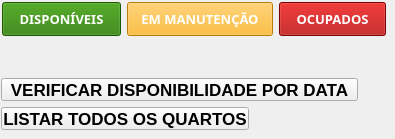
       <widget class="QWidget" name="page_19">
        <widget class="QPushButton" name="btn_verifcacaoqt">
         <property name="geometry">
          <rect>
           <x>1</x>
           <y>78</y>
           <width>357</width>
           <height>23</height>
          </rect>
         </property>
         <property name="font">
          <font>
           <family>MS Shell Dlg 2</family>
           <pointsize>13</pointsize>
           <weight>75</weight>
           <bold>true</bold>
          </font>
         </property>
         <property name="toolTip">
          <string>&lt;html&gt;&lt;head/&gt;&lt;body&gt;&lt;p align=&quot;center&quot;&gt;&lt;br/&gt;&lt;/p&gt;&lt;/body&gt;&lt;/html&gt;</string>
         </property>
         <property name="text">
          <string>VERIFICAR DISPONIBILIDADE POR DATA</string>
         </property>
        </widget>
        <widget class="QPushButton" name="btn_tabelaq">
         <property name="geometry">
          <rect>
           <x>1</x>
           <y>107</y>
           <width>248</width>
           <height>23</height>
          </rect>
         </property>
         <property name="font">
          <font>
           <family>MS Shell Dlg 2</family>
           <pointsize>13</pointsize>
           <weight>75</weight>
           <bold>true</bold>
          </font>
         </property>
         <property name="text">
          <string>LISTAR TODOS OS QUARTOS</string>
         </property>
        </widget>
        <widget class="QPushButton" name="btn_manutencao">
         <property name="geometry">
          <rect>
           <x>127</x>
           <y>2</y>
           <width>146</width>
           <height>34</height>
          </rect>
         </property>
         <property name="sizeIncrement">
          <size>
           <width>116</width>
           <height>91</height>
          </size>
         </property>
         <property name="baseSize">
          <size>
           <width>50</width>
           <height>88</height>
          </size>
         </property>
         <property name="font">
          <font>
           <family>Montserrat ExtraBold</family>
           <pointsize>10</pointsize>
           <weight>75</weight>
           <bold>true</bold>
          </font>
         </property>
         <property name="styleSheet">
          <string notr="true">
background-color: rgb(255, 174, 11);
color: rgb(255, 255, 255);</string>
         </property>
         <property name="text">
          <string>EM MANUTENÇÃO</string>
         </property>
         <property name="icon">
          <iconset>
           <normaloff>../Icones/engineering.png</normaloff>../Icones/engineering.png</iconset>
         </property>
         <property name="iconSize">
          <size>
           <width>32</width>
           <height>32</height>
          </size>
         </property>
        </widget>
        <widget class="QPushButton" name="btn_disponiveis">
         <property name="geometry">
          <rect>
           <x>2</x>
           <y>2</y>
           <width>119</width>
           <height>34</height>
          </rect>
         </property>
         <property name="sizeIncrement">
          <size>
           <width>116</width>
           <height>91</height>
          </size>
         </property>
         <property name="baseSize">
          <size>
           <width>50</width>
           <height>88</height>
          </size>
         </property>
         <property name="font">
          <font>
           <family>Montserrat ExtraBold</family>
           <pointsize>10</pointsize>
           <weight>75</weight>
           <bold>true</bold>
          </font>
         </property>
         <property name="styleSheet">
          <string notr="true">background-color: rgb(41, 124, 0);
color: rgb(255, 255, 255);</string>
         </property>
         <property name="text">
          <string>DISPONÍVEIS</string>
         </property>
         <property name="icon">
          <iconset>
           <normaloff>../Icones/lock_open.png</normaloff>../Icones/lock_open.png</iconset>
         </property>
         <property name="iconSize">
          <size>
           <width>32</width>
           <height>32</height>
          </size>
         </property>
        </widget>
        <widget class="QPushButton" name="btn_ocupados">
         <property name="geometry">
          <rect>
           <x>279</x>
           <y>2</y>
           <width>107</width>
           <height>34</height>
          </rect>
         </property>
         <property name="sizeIncrement">
          <size>
           <width>116</width>
           <height>91</height>
          </size>
         </property>
         <property name="baseSize">
          <size>
           <width>50</width>
           <height>88</height>
          </size>
         </property>
         <property name="font">
          <font>
           <family>Montserrat ExtraBold</family>
           <pointsize>10</pointsize>
           <weight>75</weight>
           <bold>true</bold>
          </font>
         </property>
         <property name="styleSheet">
          <string notr="true">background-color: rgb(170, 0, 0);
color: rgb(255, 255, 255);</string>
         </property>
         <property name="text">
          <string>OCUPADOS</string>
         </property>
         <property name="icon">
          <iconset>
           <normaloff>../Icones/lock.png</normaloff>../Icones/lock.png</iconset>
         </property>
         <property name="iconSize">
          <size>
           <width>32</width>
           <height>32</height>
          </size>
         </property>
        </widget>
       </widget>
